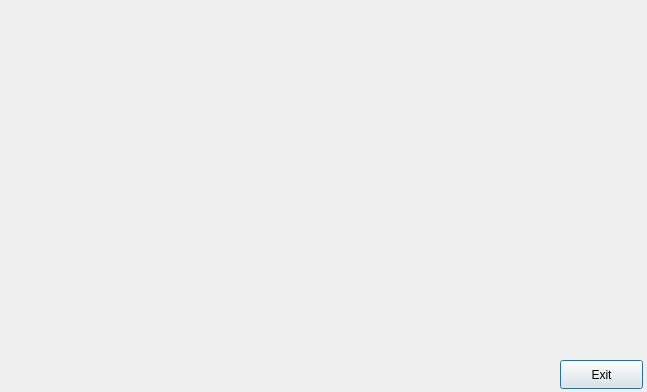
<?xml version="1.0" encoding="UTF-8"?>
<ui version="4.0">
 <class>FourthWindow</class>
 <widget class="QDialog" name="FourthWindow">
  <property name="geometry">
   <rect>
    <x>0</x>
    <y>0</y>
    <width>647</width>
    <height>392</height>
   </rect>
  </property>
  <property name="windowTitle">
   <string>Dialog</string>
  </property>
  <widget class="QPushButton" name="pushButton_2">
   <property name="geometry">
    <rect>
     <x>560</x>
     <y>360</y>
     <width>83</width>
     <height>29</height>
    </rect>
   </property>
   <property name="text">
    <string>Exit</string>
   </property>
  </widget>
 </widget>
 <resources/>
 <connections>
  <connection>
   <sender>pushButton_2</sender>
   <signal>clicked()</signal>
   <receiver>FourthWindow</receiver>
   <slot>close()</slot>
   <hints>
    <hint type="sourcelabel">
     <x>621</x>
     <y>374</y>
    </hint>
    <hint type="destinationlabel">
     <x>483</x>
     <y>301</y>
    </hint>
   </hints>
  </connection>
 </connections>
</ui>
